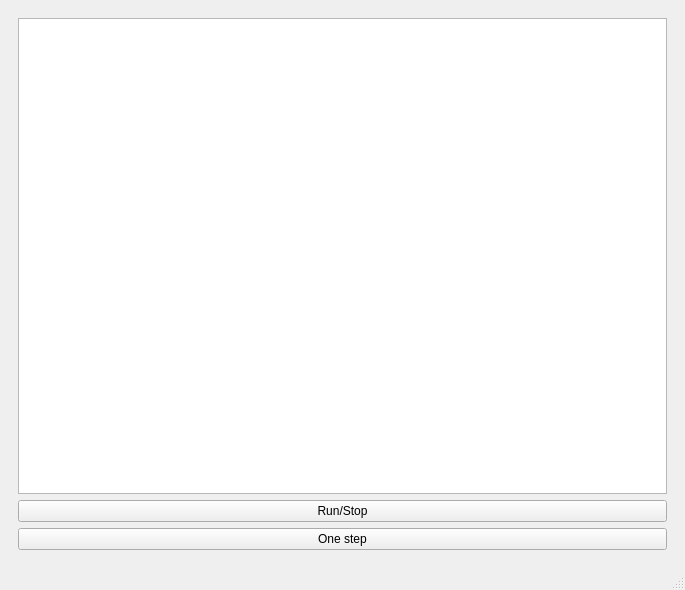
<?xml version="1.0" encoding="UTF-8"?>
<ui version="4.0">
 <class>MainWindow</class>
 <widget class="QMainWindow" name="MainWindow">
  <property name="geometry">
   <rect>
    <x>0</x>
    <y>0</y>
    <width>685</width>
    <height>590</height>
   </rect>
  </property>
  <property name="windowTitle">
   <string>MainWindow</string>
  </property>
  <widget class="QWidget" name="centralwidget">
   <layout class="QHBoxLayout" name="horizontalLayout">
    <item>
     <widget class="QWidget" name="controlWidget" native="true">
      <property name="sizePolicy">
       <sizepolicy hsizetype="Minimum" vsizetype="Preferred">
        <horstretch>0</horstretch>
        <verstretch>0</verstretch>
       </sizepolicy>
      </property>
      <layout class="QVBoxLayout" name="verticalLayout">
       <item>
        <widget class="QGraphicsView" name="graphicsView"/>
       </item>
       <item>
        <widget class="QPushButton" name="constPushButton">
         <property name="text">
          <string>Run/Stop</string>
         </property>
        </widget>
       </item>
       <item>
        <widget class="QPushButton" name="runPushButton">
         <property name="text">
          <string>One step</string>
         </property>
        </widget>
       </item>
      </layout>
     </widget>
    </item>
   </layout>
  </widget>
  <widget class="QMenuBar" name="menubar">
   <property name="geometry">
    <rect>
     <x>0</x>
     <y>0</y>
     <width>685</width>
     <height>21</height>
    </rect>
   </property>
  </widget>
  <widget class="QStatusBar" name="statusbar"/>
 </widget>
 <resources/>
 <connections/>
</ui>
